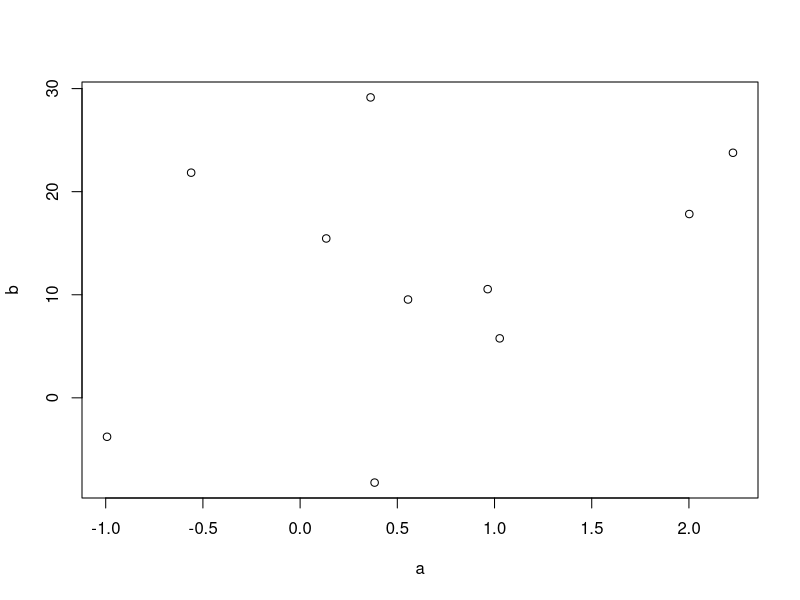

Reproduce this figure in R.
## ---- chunk 1
a = rnorm(10, 0, 1)
b = rnorm(10, 10,14)

plot(a,b)
